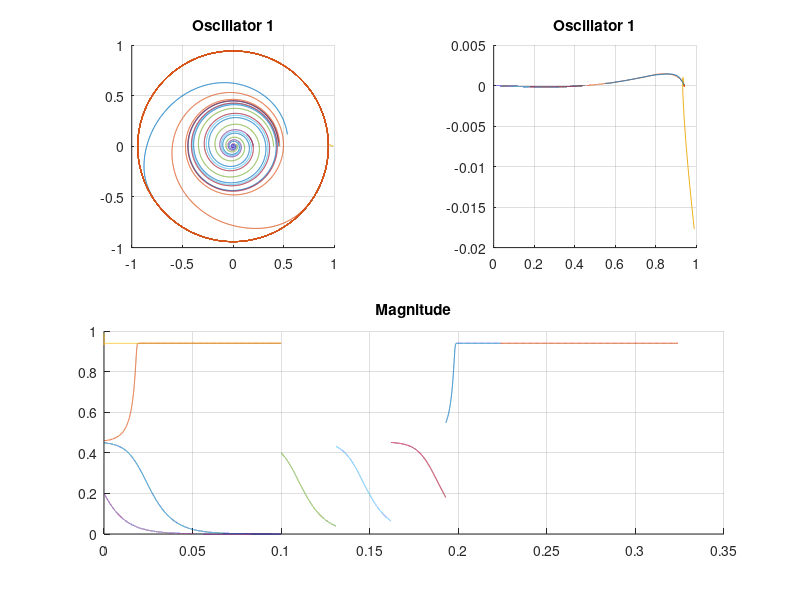
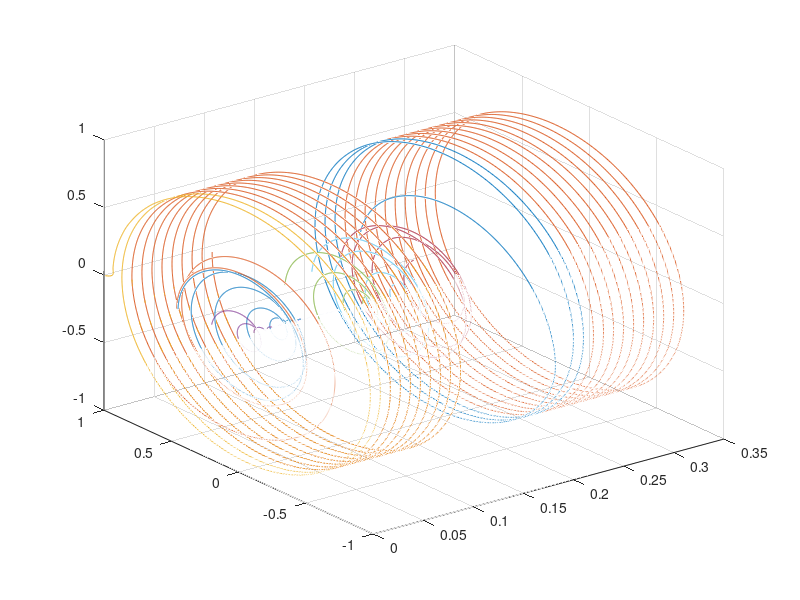

Write the MATLAB code that produced these figures, in order.
% implementation of a double-limit cycle oscillator

clear all;close all;clc;

for z0 = [0.45 0.46 0.99]
    % parameters of the gamma oscillator
    % z0 = 0.1;
    alpha = -100;
    beta1 = 500;
    beta2 = -50;
    epsilon = 1;
    f1 = 100;
    
    % parameters for time
    fs = 100000;
    dur = 0.1; % in seconds
    T = 1/fs;
    time = 0:T:dur;
    
    ntime = length(time);
    
    % initialize empty arrays
    t_out = zeros(size(time));
    z_out_1 = zeros(size(time));
    
    % initialization values
    t_out(1) = time(1);
    z_out_1(1) = z0;
    
    input = zeros(size(time));
    
    %     for i=1:ntime-1
    %
    %         %%% first layer %%%
    %
    %         k1 = z_out_1(i)*(alpha + 1i*2*pi*f1 + beta1*abs(z_out_1(i))^2 + ...
    %             ((epsilon*beta2*abs(z_out_1(i)))^4)/(1-epsilon*abs(z_out_1(i))^2)) + input(i);
    %
    %         z1 = z_out_1(i)+(T/2)*k1;
    %
    %         k2 = z1*(alpha + 1i*2*pi*f1 + beta1*abs(z1)^2 + ...
    %             ((epsilon*beta2*abs(z1))^4)/(1-epsilon*abs(z1)^2)) + (input(i) + input(i+1))/2;
    %
    %         z2 = z_out_1(i)+(T/2)*k2;
    %
    %         k3 = z2*(alpha + 1i*2*pi*f1 + beta1*abs(z2)^2 + ...
    %             ((epsilon*beta2*abs(z2))^4)/(1-epsilon*abs(z2)^2)) + (input(i) + input(i+1))/2;
    %
    %         z3 = z_out_1(i)+T*k3;
    %
    %         k4 = z3*(alpha + 1i*2*pi*f1 + beta1*abs(z3)^2 + ...
    %             ((epsilon*beta2*abs(z3))^4)/(1-epsilon*abs(z3)^2)) + (input(i));
    %
    %         z_out_1(i+1) = z_out_1(i) + (1/6)*T*(k1+(2*k2)+(2*k3)+k4);
    %
    %         t_out(i+1) = t_out(i) + T;
    %
    %     end
    %
    % the output of beta drives a gamma oscillator
    dzdt = @(t,z,alpha,beta1,beta2,epsilon,f1)  ...
        z*(alpha + 1i*2*pi*f1 + beta1*abs(z)^2 + (epsilon*beta2*abs(z)^4)/(1-epsilon*abs(z)^2)); % input to beta
    
    % integrate the ode to obtain the amplitude
    [t_out_2,z_out_2] = ode45(@(t,z) dzdt(t,z,alpha,beta1,beta2,epsilon,f1),time,z0);
    
    figure(1)
    subplot(2,2,1)
    %     plot((z_out_1))
    hold on
    plot(z_out_2)
    axis square
    title('Oscillator 1')
    grid on
    subplot(2,2,2)
    %     plot((abs(z_out_1(1:end-1))),diff(abs(z_out_1)));
    axis square
    hold on
    plot((abs(z_out_2(1:end-1))),diff(abs(z_out_2)));
    title('Oscillator 1')
    grid on
    subplot(2,2,3:4)
    %     plot(time,abs(z_out_1))
    grid on
    hold on
    plot(time,abs(z_out_2))
    title('Magnitude')
    
    figure(2)
    plot3(time,real(z_out_2),imag(z_out_2))
    hold on
    grid on
    
end

%%
% Here the same double limit cycle oscillator is forced with external input

% implementation of a double-limit cycle oscillator

clear all;close all;clc;

% parameters of the gamma oscillator
z0 = 0.2;
alpha = -100;
beta1 = 500;
beta2 = -50;
epsilon = 1;
f1 = 100;

% parameters for time
fs = 100000;
dur = 0.1; % in seconds
T = 1/fs;
time = 0:T:dur;

ntime = length(time);

dzdt = @(t,z,alpha,beta1,beta2,epsilon,f1)  ...
    z*(alpha + 1i*2*pi*f1 + beta1*abs(z)^2 + (epsilon*beta2*abs(z)^4)/(1-epsilon*abs(z)^2)); % input to beta

% integrate the ode to obtain the amplitude
[t_out_1,z_out_1] = ode45(@(t,z) dzdt(t,z,alpha,beta1,beta2,epsilon,f1),time,z0);

figure(1)
subplot(2,2,1)
plot((z_out_1))
hold on
axis square
title('Oscillator 1')
grid on
subplot(2,2,2)
plot((abs(z_out_1(1:end-1))),diff(abs(z_out_1)));
axis square
hold on
title('Oscillator 1')
grid on
subplot(2,2,3:4)
plot(time,abs(z_out_1))
grid on
hold on
title('Magnitude')

figure(2)
plot3(time,real(z_out_1),imag(z_out_1))
hold on
grid on

n_impulses = 4;

for i=1:n_impulses
    
    % new oscillator parameter
    z0 = z_out_1(end) + 0.40;
    
    % parameters for time
    fs = 100000;
    dur = 0.031; % in seconds
    T = 1/fs;
    time = t_out_1(end):T:t_out_1(end)+dur;
    
    ntime = length(time);
    
    dzdt = @(t,z,alpha,beta1,beta2,epsilon,f1)  ...
        z*(alpha + 1i*2*pi*f1 + beta1*abs(z)^2 + (epsilon*beta2*abs(z)^4)/(1-epsilon*abs(z)^2)); % input to beta
    
    % integrate the ode to obtain the amplitude
    [t_out_1,z_out_1] = ode45(@(t,z) dzdt(t,z,alpha,beta1,beta2,epsilon,f1),time,z0);
    
    figure(1)
    subplot(2,2,1)
    plot((z_out_1))
    hold on
    axis square
    title('Oscillator 1')
    grid on
    subplot(2,2,2)
    plot((abs(z_out_1(1:end-1))),diff(abs(z_out_1)));
    axis square
    hold on
    title('Oscillator 1')
    grid on
    subplot(2,2,3:4)
    plot(time,abs(z_out_1))
    grid on
    hold on
    title('Magnitude')
    
    figure(2)
    plot3(time,real(z_out_1),imag(z_out_1))
    hold on
    grid on
    
    
end

% new oscillator parameter
z0 = z_out_1(end);

% parameters for time
fs = 100000;
dur = 0.1; % in seconds
T = 1/fs;
time = t_out_1(end):T:t_out_1(end)+dur;

ntime = length(time);

dzdt = @(t,z,alpha,beta1,beta2,epsilon,f1)  ...
    z*(alpha + 1i*2*pi*f1 + beta1*abs(z)^2 + (epsilon*beta2*abs(z)^4)/(1-epsilon*abs(z)^2)); % input to beta

% integrate the ode to obtain the amplitude
[t_out_1,z_out_1] = ode45(@(t,z) dzdt(t,z,alpha,beta1,beta2,epsilon,f1),time,z0);

figure(1)
subplot(2,2,1)
plot((z_out_1))
hold on
axis square
title('Oscillator 1')
grid on
subplot(2,2,2)
plot((abs(z_out_1(1:end-1))),diff(abs(z_out_1)));
axis square
hold on
title('Oscillator 1')
grid on
subplot(2,2,3:4)
plot(time,abs(z_out_1))
grid on
hold on
title('Magnitude')

figure(2)
plot3(time,real(z_out_1),imag(z_out_1))
hold on
grid on